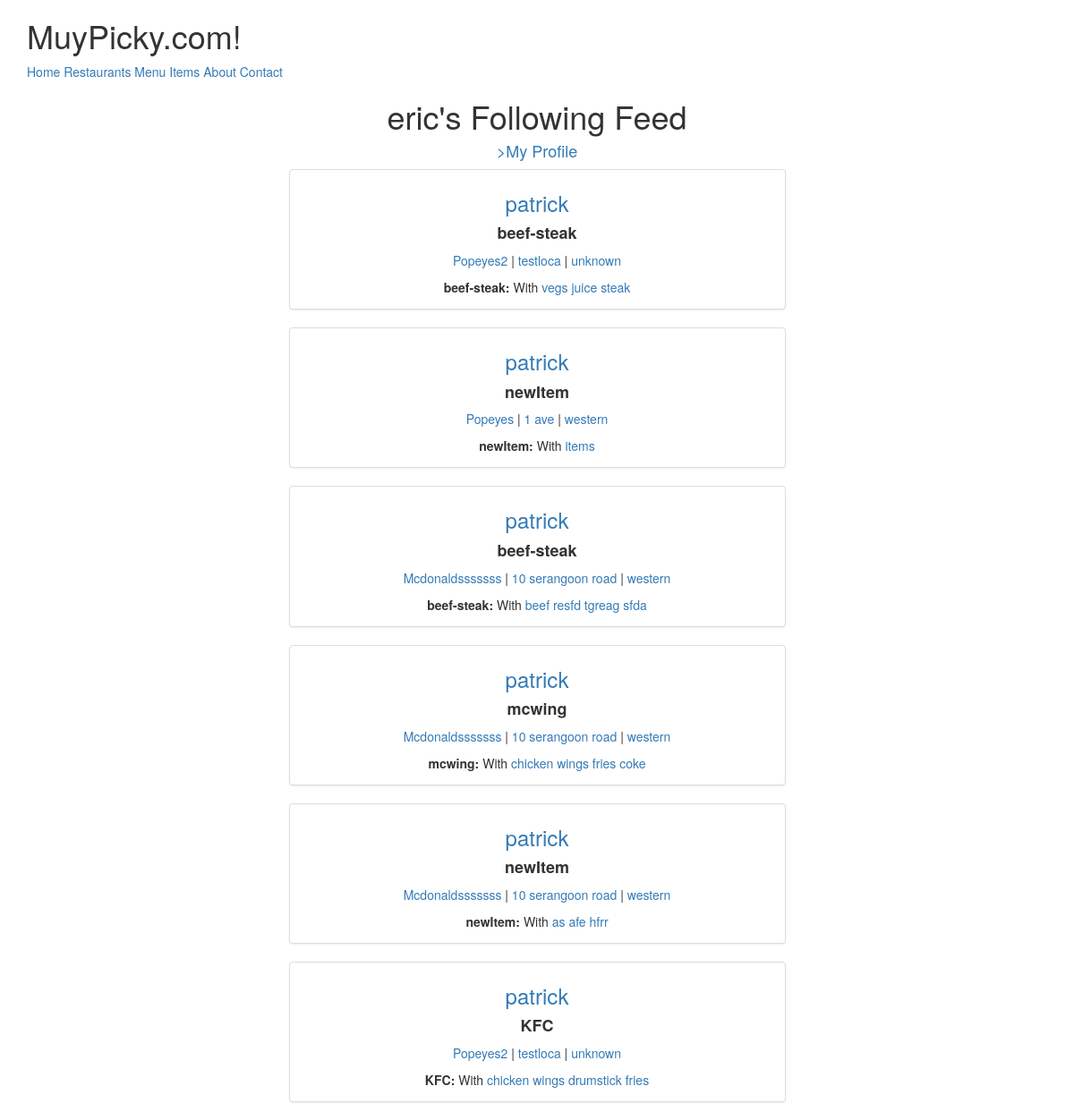
Page / (signed in) on the earlier database version.
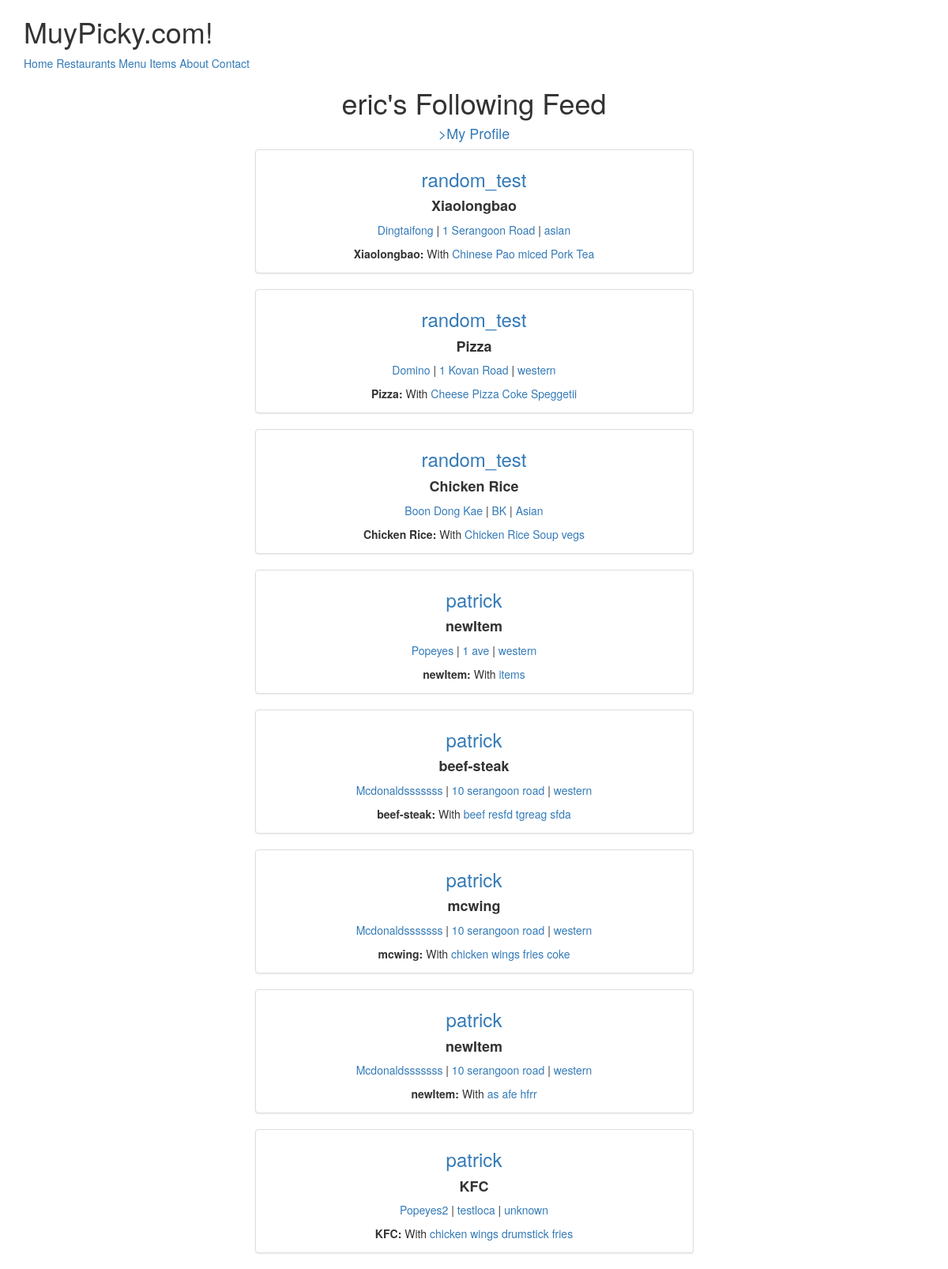
Same page on the later database version.
### menus/models.py (models this page shows, shortened)
class Items(models.Model):
	user 		= models.ForeignKey(settings.AUTH_USER_MODEL)
	restaurant	= models.ForeignKey(RestaurantLocation)
	name 		= models.CharField(max_length=120)
	contents	= models.TextField(help_text='Seperate each by comma')
	excludes	= models.TextField(blank=True, null=True, help_text='Seperate each by comma')
	public 		= models.BooleanField(default=True)
	timestamp	= models.DateTimeField(auto_now_add=True)
	updated 	= models.DateTimeField(auto_now=True)
	class Meta:
		ordering = ['-updated','-timestamp'] # Item.objects.all()
	def get_contents(self):
		return self.contents.split(",")

### restaurants/models.py (models this page shows, shortened)
class RestaurantLocation(models.Model):
	owner 		= models.ForeignKey(Users) #class_instance.model_set.all()  # Django Models Unleashed JOINCFE.com
	name 		= models.CharField(max_length=120)
	location 	= models.CharField(max_length=120, null=True, blank=True)
	category 	= models.CharField(max_length=120, null=True, blank=True, validators=[validate_category])
	timestamp	= models.DateTimeField(auto_now=False, auto_now_add=False, null=True, blank=True)
	update 		= models.DateTimeField(auto_now_add=True)
	slug		= models.SlugField(null=True, blank=True)
	objects = RestaurantLocationManager() #add Model.objects.all()

### menus/views.py (the view)
# urls.py: url(r'^$', HomeView.as_view(), name='home'),
class HomeView(LoginRequiredMixin, View):
	def get(self, request, *args, **kwargs):
		if not request.user.is_authenticated():
			return render(request, "home.thml", {})
		else:
			user = self.request.user
			is_following_user_id = [x.user.id for x in user.is_following.all()]
			qs = Items.objects.filter(user__id__in = is_following_user_id, public=True).order_by("-updated")[:10] #first 3 latest
			return render(request, "menus/home-feed.html", {'object_list':qs})

### menus/templates/menus/home-feed.html
{% extends "base.html" %}
{% block content %}
<div class='row'>
<div class='col-sm-6 text-center col-sm-offset-3'>
<h1>{{ request.user }}'s Following Feed</h1>
<h4><a href='{% url "profile:detail" username=request.user %}'>>My Profile</a></h4>
{% if object_list %}
	{% for obj in object_list %}
		<div class='thumbnail'>
			<h3><a href='{% url "profile:detail" username=obj.user %}'>{{obj.user }}</a></h3>
			<h4><b>{{obj.name }}</b></h4>
			<p><a href='{% url "profile:detail" username=obj.user %}?q={{obj.restaurant.name}}'>{{obj.restaurant.name}}</a> | <a href='{% url "profile:detail" username=obj.user %}?q={{obj.restaurant.location}}'>{{obj.restaurant.location}}</a> | <a href='{% url "profile:detail" username=obj.user %}?q={{obj.restaurant.category}}'>{{obj.restaurant.category}}</a></p>
			<p>
				<b>{{obj.name }}:</b>
					{% if obj.contents %} With
						{% for item in obj.get_contents %}
						<a href='{% url "profile:detail" username=obj.user %}?q={{item}}'>{{item}}</a>
						{% endfor %}
					{% endif %}
			</p>
		</div>
	{% endfor %}
{% else %}
<p class='lead'> No Items Found</p>
{% endif %}
</div>
</div>
{% endblock content %}

Differences in the rows shown:
no longer on this page (row edited): Items: user "patrick", name "beef-steak", restaurant.name "Popeyes2", restaurant.location "testloca", restaurant.category "unknown", get_contents "vegs" "juice" "steak"
added Items: user "random_test", name "Xiaolongbao", restaurant.name "Dingtaifong", restaurant.location "1 Serangoon Road", restaurant.category "asian", get_contents "Chinese Pao" "miced Pork" "Tea"
added Items: user "random_test", name "Pizza", restaurant.name "Domino", restaurant.location "1 Kovan Road", restaurant.category "western", get_contents "Cheese Pizza" "Coke" "Speggetii"
now on this page (row edited): Items: user "random_test", name "Chicken Rice", restaurant.name "Boon Dong Kae", restaurant.location "BK", restaurant.category "Asian", get_contents "Chicken Rice" "Soup" "vegs"
